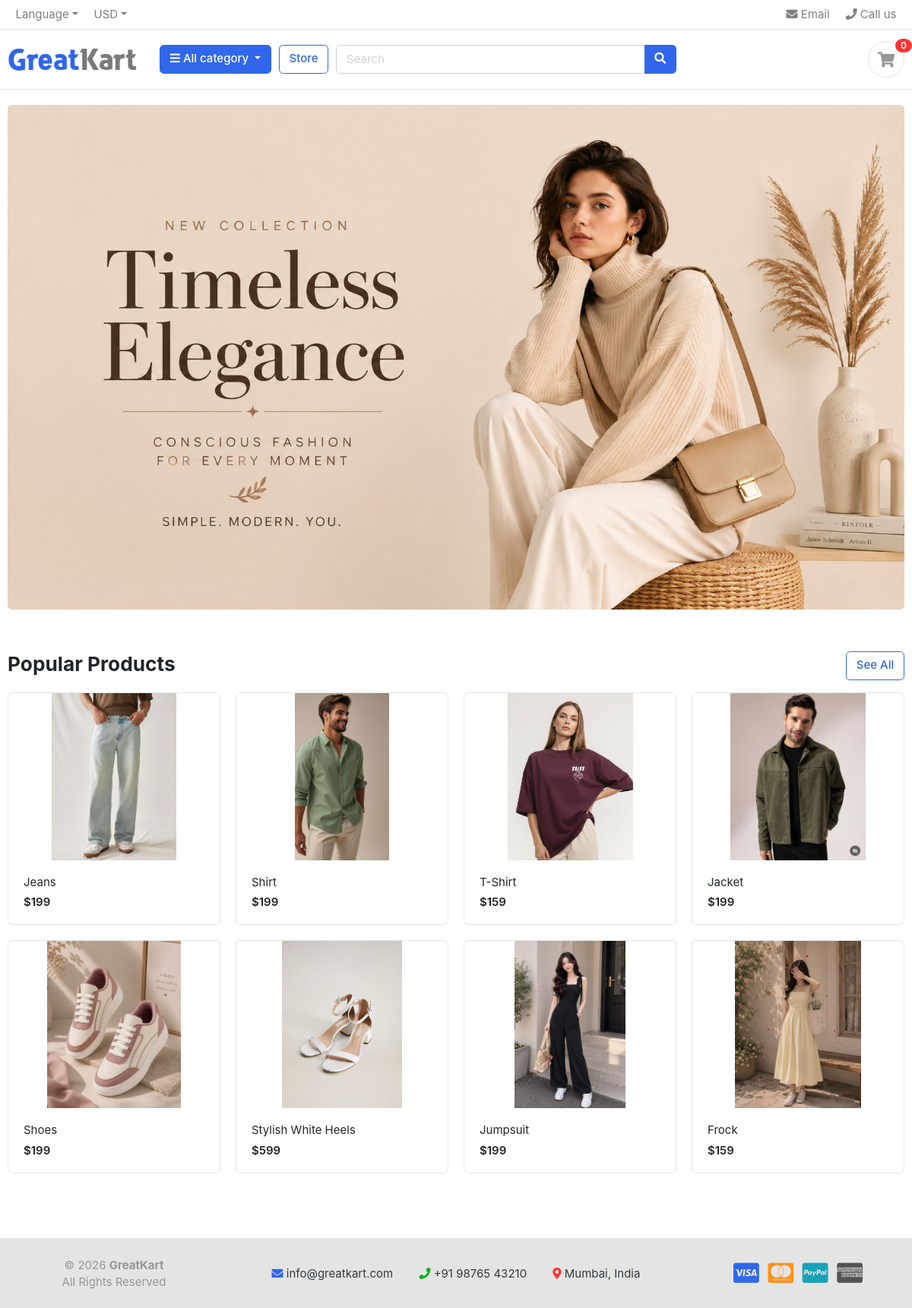
The page / on the database its author committed.
### store/models.py (models this page shows, shortened)
class Product(models.Model):
    product_name    = models.CharField(max_length=200, unique=True)
    slug            = models.SlugField(max_length=200, unique=True)
    description     = models.TextField(max_length=500, blank=True)
    price           = models.IntegerField()
    images          = models.ImageField(upload_to='photos/products')
    stock           = models.IntegerField()
    is_available    = models.BooleanField(default=True)
    category        = models.ForeignKey(Category, on_delete=models.CASCADE)
    created_date    = models.DateTimeField(auto_now_add=True)
    modified_date   = models.DateTimeField(auto_now=True)
    def get_url(self):
        return reverse('product_detail', args=[self.category.slug, self.slug])

### greatkart/views.py (the view)
# urls.py: 2. Add a URL to urlpatterns:  path('', views.home, name='home')
def home(request):
    products = Product.objects.all().filter(is_available=True).order_by('created_date')
    reviews = None
    for product in products:
        reviews = ReviewRating.objects.filter(product_id=product.id, status=True)
    context = {
        'products': products,
        'reviews': reviews,
    }
    return render(request, 'home.html', context)

### carts/context_processors.py (called while the page is built)
def counter(request):
    cart_count = 0
    if 'admin' in request.path:
        return {}
    try:
        if request.user.is_authenticated:
            cart_items = CartItem.objects.filter(
                user=request.user,
                is_active=True
            )
        else:
            cart = Cart.objects.get(cart_id=_cart_id(request))
            cart_items = CartItem.objects.filter(
                cart=cart,
                is_active=True
            )
        for cart_item in cart_items:
            cart_count += cart_item.quantity
    except Cart.DoesNotExist:
        cart_count = 0
    return {
        'cart_count': cart_count
    }

### carts/views.py (called while the page is built)
def _cart_id(request):
    cart = request.session.session_key
    if not cart:
        cart = request.session.create()
    return cart

### category/context_processors.py (called while the page is built)
def menu_links(request):
    links = Category.objects.all()
    return dict(links=links)

### category/models.py (called while the page is built)
    def get_url(self):
            return reverse('products_by_category', args=[self.slug])

### greatkart/templates/home.html
{% extends 'base.html' %}
{% load static %}
{% block content %}
{% load static %}
<section class="section-intro padding-y-sm">
    <div class="container">
        <div class="intro-banner-wrap">
            <img src="{% static 'images/banners/1.png' %}" class="img-fluid rounded" alt="Banner">
        </div>
    </div>
</section>
<section class="section-content padding-y-sm">
    <div class="container">
       <header class="section-heading">
    <a href="{% url 'store' %}" class="btn btn-outline-primary float-right">See All</a>
    <h3 class="section-title">Popular Products</h3>
</header>
<div class="row">
    {% for product in products %}
    <div class="col-md-3">
        <div class="card card-product-grid">
            <a href="{{ product.get_url }}" class="img-wrap">
                <img src="{{ product.images.url }}" alt="{{ product.product_name }}">
            </a>
            <figcaption class="info-wrap">
                <a href="{{ product.get_url }}" class="title">
                    {{ product.product_name }}
                </a>
                <div class="price mt-1">
                    ${{ product.price }}
                </div>
            </figcaption>
        </div>
    </div>
    {% endfor %}
</div>
    </div>
</section>
{% endblock %}

### greatkart/templates/base.html (shortened to what this page needs)
{% load static %}
<!DOCTYPE HTML>
<html lang="en">
<head>
<link href="{% static 'css/bootstrap.css' %}" rel="stylesheet" type="text/css"/>
<link href="{% static 'fonts/fontawesome/css/all.min.css' %}" type="text/css" rel="stylesheet">
<link href="{% static 'css/ui.css' %}" rel="stylesheet" type="text/css"/>
<link href="{% static 'css/responsive.css' %}" rel="stylesheet" media="only screen and (max-width:1200px)"/>
</head>
<body>
{% include 'includes/navbar.html' %}
{% block content %}
{% endblock %}
 {% include 'includes/footer.html' %}
</body>
</html>

### greatkart/templates/includes/navbar.html (shortened to what this page needs)
{% load static %}
<header class="section-header">
<nav class="navbar p-md-0 navbar-expand-sm navbar-light border-bottom">
    <div class="container">
        <div class="collapse navbar-collapse" id="navbarTop4">
            <ul class="navbar-nav mr-auto">
                <li class="nav-item dropdown">
                    <a href="#" class="nav-link dropdown-toggle" data-toggle="dropdown">Language</a>
                </li>
                <li class="nav-item dropdown">
                    <a href="#" class="nav-link dropdown-toggle" data-toggle="dropdown">USD</a>
                </li>
            </ul>
            <ul class="navbar-nav">
                <li>
                    <a href="#" class="nav-link">
                        <i class="fa fa-envelope"></i> Email
                    </a>
                </li>
                <li>
                    <a href="#" class="nav-link">
                        <i class="fa fa-phone"></i> Call us
                    </a>
                </li>
            </ul>
        </div>
    </div>
</nav>
<section class="header-main border-bottom">
    <div class="container">
        <div class="row align-items-center">
            <div class="col-lg-2 col-md-3 col-6">
                <a href="{% url 'home' %}" class="brand-wrap">
                    <img class="logo" src="{% static './images/logo.png' %}">
                </a>
            </div>
            <div class="col-lg col-sm col-md col-6 flex-grow-0">
                <div class="category-wrap dropdown d-inline-block float-right">
                    <button type="button"
                            class="btn btn-primary dropdown-toggle"
                            data-toggle="dropdown">
                        <i class="fa fa-bars"></i> All category
                    </button>
                </div>
            </div>
            <a href="{% url 'store' %}" class="btn btn-outline-primary">
              Store
            </a>
            <div class="col-lg col-md-6 col-sm-12 col">
                <form action="{% url 'search' %}" class="search" method='GET'>
                    <div class="input-group w-100">
                        <input
                            type="text"
                            class="form-control"
                            style="width:60%;"
                            placeholder="Search" name="keyword">
                        <div class="input-group-append">
                            <button class="btn btn-primary" type="submit">
                                <i class="fa fa-search"></i>
                            </button>
                        </div>
                    </div>
                </form>
            </div>
            <div class="col-lg-3 col-sm-6 col-8 order-2 order-lg-3">
                <div class="d-flex justify-content-end mb-3 mb-lg-0">
                    <a href="{% url 'cart' %}" class="widget-header pl-3 ml-3">
                        <div class="icon icon-sm rounded-circle border">
                            <i class="fa fa-shopping-cart"></i>
                        </div>
                        <span class="badge badge-pill badge-danger notify">{{cart_count}}</span>
                    </a>
                </div>
            </div>
        </div>
    </div>
</section>
</header>

### greatkart/templates/includes/footer.html
<footer class="section-footer border-top bg-light mt-5">
    <div class="container">
        <section class="footer-bottom border-top py-4">
            <div class="row align-items-center">
                <div class="col-md-3 text-center text-md-start mb-3 mb-md-0">
                    <p class="text-muted mb-0">
                        &copy; 2026 <strong>GreatKart</strong><br>
                        All Rights Reserved
                    </p>
                </div>
                <div class="col-md-6 text-center mb-3 mb-md-0">
                    <span class="px-3">
                        <i class="fas fa-envelope text-primary me-2"></i>
                        info@greatkart.com
                    </span>
                    <span class="px-3">
                        <i class="fas fa-phone text-success me-2"></i>
                        +91 98765 43210
                    </span>
                    <span class="px-3">
                        <i class="fas fa-map-marker-alt text-danger me-2"></i>
                        Mumbai, India
                    </span>
                </div>
                <div class="col-md-3 text-center text-md-end">
                    <i class="fab fa-cc-visa fa-2x mx-1 text-primary"></i>
                    <i class="fab fa-cc-mastercard fa-2x mx-1 text-warning"></i>
                    <i class="fab fa-cc-paypal fa-2x mx-1 text-info"></i>
                    <i class="fab fa-cc-amex fa-2x mx-1 text-secondary"></i>
                </div>
            </div>
        </section>
    </div>
</footer>
</body>
</html>

### greatkart/static/css/ui.css (style rules this page uses)
html { font-family: "Inter", sans-serif; font-size: 15px; }
.img-wrap { text-align: center; display: block; }
.img-wrap img { max-width: 100%; }
.icon-xs, .icon-sm, .icon-md, .icon-lg { display: inline-block; text-align: center; flex-shrink: 0; flex-grow: 0; }
.icon-sm { width: 48px; height: 48px; line-height: 48px !important; font-size: 20px; }
.padding-y-sm { padding-top: 20px; padding-bottom: 20px; }
.section-heading { margin-bottom: 20px; margin-top: 15px; }
.section-title { color: #212529; }
p:last-child { margin-bottom: 0; }
.header-main { position: relative; padding-top: 1rem; padding-bottom: 1rem; }
.brand-wrap .logo, .navbar-brand .logo { margin-right: 7px; max-height: 42px; display: inline-block; }
.widget-header { display: inline-block; vertical-align: middle; position: relative; }
.widget-header i { color: #969696; }
.widget-header .notify { position: absolute; top: -3px; right: -10px; }
.footer-bottom { padding-top: 20px; padding-bottom: 20px; }
[class*=card-product] a.title { color: #212529; display: block; }
[class*=card-product] .img-wrap { overflow: hidden; position: relative; }
[class*=card-product] .img-wrap img { height: 100%; max-width: 100%; width: auto; display: inline-block; -o-object-fit: cover; object-fit: cover; }
.card-product-grid { margin-bottom: 20px; }
.card-product-grid .img-wrap { border-radius: 0.2rem 0.2rem 0 0; height: 220px; }
.card-product-grid .info-wrap { overflow: hidden; padding: 18px 20px; }
.card .img-wrap { overflow: hidden; }
.notify { position: absolute; top: -4px; right: -10px; display: inline-block; padding: 0.25em 0.6em; font-size: 12px; line-height: 1; text-align: center; border-radius: 3rem; color: #fff; background-color: #fa3434; }
.price { font-weight: 600; color: #212529; }

### rows shown on the page
Product: images (picture), product_name "Jeans", price "199"
Product: images (picture), product_name "Shirt", price "199"
Product: images (picture), product_name "T-Shirt", price "159"
Product: images (picture), product_name "Jacket", price "199"
Product: images (picture), product_name "Shoes", price "199"
Product: images (picture), product_name "Stylish White Heels", price "599"
Product: images (picture), product_name "Jumpsuit", price "199"
Product: images (picture), product_name "Frock", price "159"

### other values the page prints
{{ cart_count }} "0"
